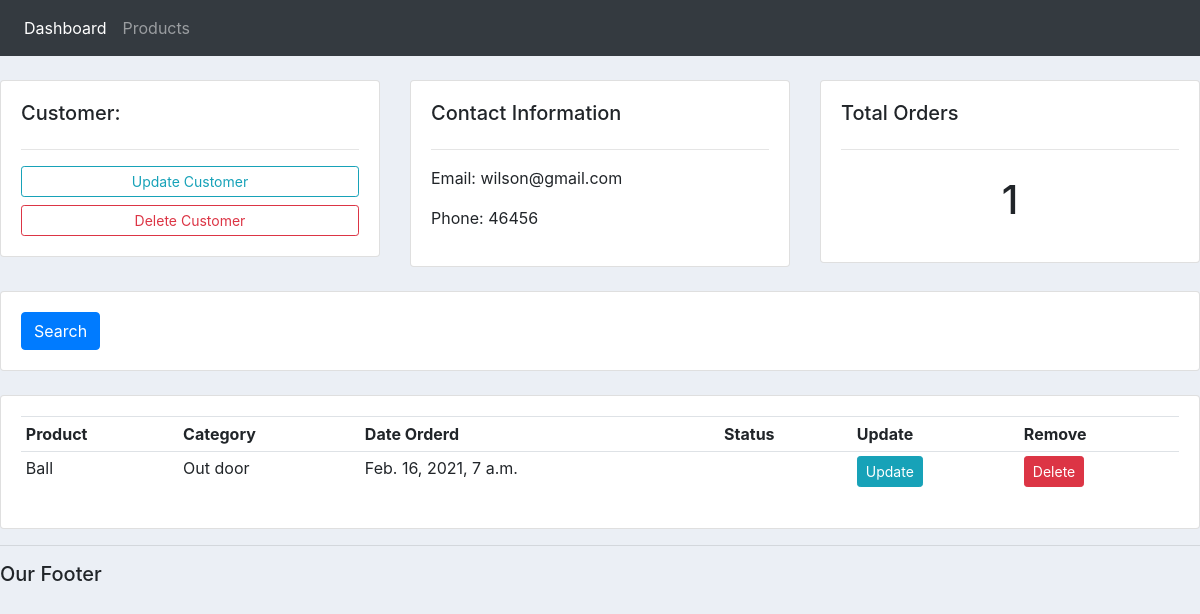
The app's page /customer/2/ with its own data.
### accounts/models.py (models this page shows, shortened)
class Customer(models.Model):
    name=models.CharField(max_length=200,null=True)
    phone=models.CharField(max_length=200,null=True)
    email=models.CharField(max_length=200,null=True)
    date_created=models.DateTimeField(auto_now_add=True,null=True)

class Order(models.Model):
    STATUS=(
        ('pending','pending'),
        ('out of delivery','out of delivery'),
        ('Delivered','Deliverd'),
    )
    customer=models.ForeignKey(Customer,null=True,on_delete=models.SET_NULL)
    product=models.ForeignKey(Product,null=True,on_delete=models.SET_NULL)
    date_created=models.DateTimeField(auto_now_add=True,null=True)
    status=models.CharField(max_length=200,null=True,choices=STATUS)

class Product(models.Model):
    CATEGORY=(
        ('Indoor','Indoor'),
        ('Out door','out door'),
    )
    name=models.CharField(max_length=200,null=True)
    price=models.FloatField(null=True)
    category=models.CharField(max_length=200,null=True,choices=CATEGORY)
    description=models.CharField(max_length=200,null=True,blank=True)
    date_created=models.DateTimeField(auto_now_add=True,null=True)
    tags=models.ManyToManyField(Tag)
    def __str__(self):
           return self.name

### accounts/views.py (the view)
# urls.py: path('customer/<str:pk_test>/', views.customers,name='customer'),
def customers(request,pk_test):
    customer=Customer.objects.get(id=pk_test)
    orders=customer.order_set.all()
    orders_count=orders.count()
    context={'customer':customer,'orders':orders,'orders_count':orders_count}
    return render(request,'accounts/customer.html',context)

### accounts/templates/accounts/customer.html
{% extends 'accounts/main.html' %}
{%block content %}
	<br>
    <div class="row">
        <div class="col-md">
            <div class="card card-body">
                <h5>Customer:</h5>
                <hr>
                <a class="btn btn-outline-info  btn-sm btn-block" href="">Update Customer</a>
                <a class="btn btn-outline-danger  btn-sm btn-block" href="">Delete Customer</a>
            </div>
        </div>
        <div class="col-md">
            <div class="card card-body">
                <h5>Contact Information</h5>
                <hr>
                <p>Email: {{customer.email }}</p>
                <p>Phone: {{customer.phone }}</p>
            </div>
        </div>
        <div class="col-md">
            <div class="card card-body">
                <h5>Total Orders</h5>
                <hr>
                <h1 style="text-align: center;padding: 10px">{{orders_count}}</h1>
            </div>
        </div>
    </div>
    <br>
    <div class="row">
        <div class="col">
            <div class="card card-body">
                <form method="get">
                <button class="btn btn-primary" type="submit">Search</button>
              </form>
            </div>
        </div>
    </div>
    <br>
    <div class="row">
        <div class="col-md">
            <div class="card card-body">
                <table class="table table-sm">
                    <tr>
                        <th>Product</th>
                        <th>Category</th>
                        <th>Date Orderd</th>
                        <th>Status</th>
                        <th>Update</th>
                        <th>Remove</th>
                    </tr>
                    {% for order in orders %}
                    <tr>
                    <td>{{order.product}}</td>
                    <td>{{order.product.category}}</td>
                    <td>{{order.date_created}}</td>
                    <td>{{order.product.status}}</td>
                	<td><a  class="btn btn-sm btn-info" href="{% url 'update_order' order.id  %}  ">Update</a></td>
					<td><a  class="btn btn-sm btn-danger" href="{% url 'delete_order' order.id  %}">Delete</a></td>
                    </tr>
                    {% endfor %}
                </table>
            </div>
        </div>
    </div>
{% endblock %}

### static/css/main.css (style rules this page uses)
body { background-color: #ebeff5; }

### records on screen
Customer: email "wilson@gmail.com", phone "46456"
Order: product "Ball", product.category "Out door", date_created "Feb. 16, 2021, 7 a.m."

### other values on screen
{{ orders_count }} "1"
